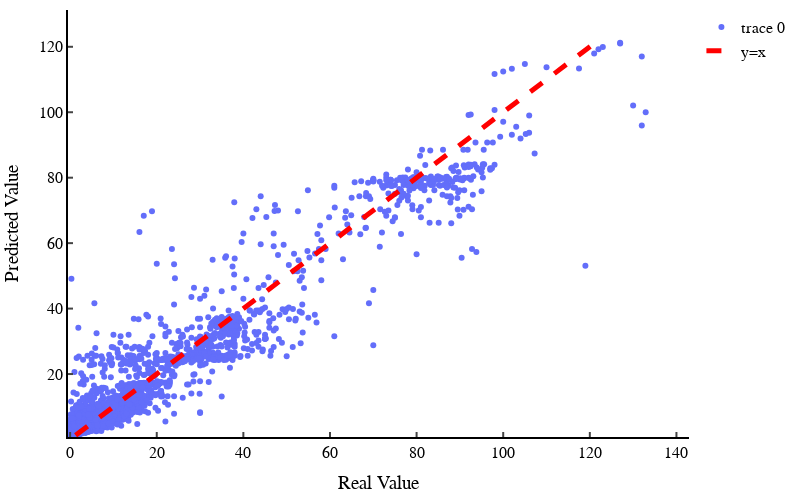

The notebook cell this image was saved under:
### Markdown cell above
Average Hyper Paramters:
- n_estimators         110.0
- max_depth             10.0
- min_samples_split      5.0
- min_samples_leaf       1.1
- max_features           sqrt

### Code cell
best_model = regressor_df_nonzero.iloc[regressor_df_all["r2"].idxmax()]["model"]
predicted_tc = best_model.predict(df_features_nonzero)

plot_predicted_vs_actual(target_tc_nonzero, predicted_tc, df_MP_nonzero)

### Figure 1 — Plotly figure (JSON) as saved in the notebook; plotly's stock layout.template omitted (floating-point values rounded to 4 significant figures; data arrays with more than 128 entries replaced by an {"elided": "..."} marker saying what was removed)
{"data": [{"hoverinfo": "text", "mode": "markers", "text": {"elided": "3995 str values"}, "type": "scatter", "x": {"elided": "3995 float values"}, "y": {"elided": "3995 float values"}}, {"line": {"color": "red", "dash": "dash", "width": 5}, "mode": "lines", "name": "y=x", "type": "scatter", "x": [1.263, 2.475, 3.687, 4.898, 6.11, 7.322, 8.534, 9.746, 10.96, 12.17, 13.38, 14.59, 15.81, 17.02, 18.23, 19.44, 20.65, 21.86, 23.08, 24.29, 25.5, 26.71, 27.92, 29.14, 30.35, 31.56, 32.77, 33.98, 35.2, 36.41, 37.62, 38.83, 40.04, 41.25, 42.47, 43.68, 44.89, 46.1, 47.31, 48.53, 49.74, 50.95, 52.16, 53.37, 54.59, 55.8, 57.01, 58.22, 59.43, 60.64, 61.86, 63.07, 64.28, 65.49, 66.7, 67.92, 69.13, 70.34, 71.55, 72.76, 73.98, 75.19, 76.4, 77.61, 78.82, 80.03, 81.25, 82.46, 83.67, 84.88, 86.09, 87.31, 88.52, 89.73, 90.94, 92.15, 93.37, 94.58, 95.79, 97.0, 98.21, 99.42, 100.6, 101.8, 103.1, 104.3, 105.5, 106.7, 107.9, 109.1, 110.3, 111.5, 112.8, 114.0, 115.2, 116.4, 117.6, 118.8, 120.0, 121.2], "y": [1.263, 2.475, 3.687, 4.898, 6.11, 7.322, 8.534, 9.746, 10.96, 12.17, 13.38, 14.59, 15.81, 17.02, 18.23, 19.44, 20.65, 21.86, 23.08, 24.29, 25.5, 26.71, 27.92, 29.14, 30.35, 31.56, 32.77, 33.98, 35.2, 36.41, 37.62, 38.83, 40.04, 41.25, 42.47, 43.68, 44.89, 46.1, 47.31, 48.53, 49.74, 50.95, 52.16, 53.37, 54.59, 55.8, 57.01, 58.22, 59.43, 60.64, 61.86, 63.07, 64.28, 65.49, 66.7, 67.92, 69.13, 70.34, 71.55, 72.76, 73.98, 75.19, 76.4, 77.61, 78.82, 80.03, 81.25, 82.46, 83.67, 84.88, 86.09, 87.31, 88.52, 89.73, 90.94, 92.15, 93.37, 94.58, 95.79, 97.0, 98.21, 99.42, 100.6, 101.8, 103.1, 104.3, 105.5, 106.7, 107.9, 109.1, 110.3, 111.5, 112.8, 114.0, 115.2, 116.4, 117.6, 118.8, 120.0, 121.2]}], "layout": {"font": {"color": "black", "family": "Helvetica", "size": 16}, "height": 500, "margin": {"b": 10, "l": 10, "r": 10, "t": 10}, "paper_bgcolor": "white", "plot_bgcolor": "white", "width": 800, "xaxis": {"linecolor": "black", "linewidth": 2, "range": [-0.4926, 142.9], "showline": true, "ticklen": 5, "ticks": "inside", "tickwidth": 2, "title": {"text": "Real Value"}}, "yaxis": {"linecolor": "black", "linewidth": 2, "range": [0.7628, 131.2], "showline": true, "ticklen": 5, "ticks": "inside", "tickwidth": 2, "title": {"text": "Predicted Value"}}}}
